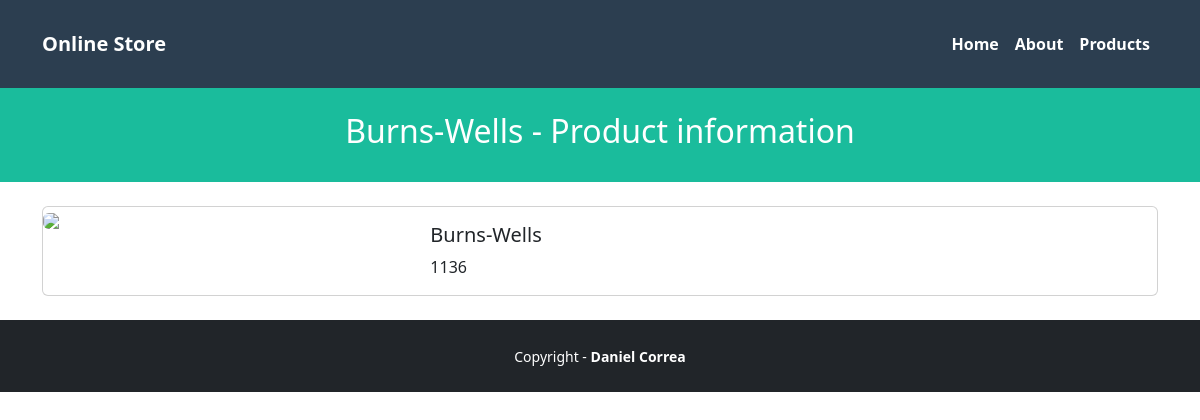
/products/1, run on an earlier commit of the app's database.
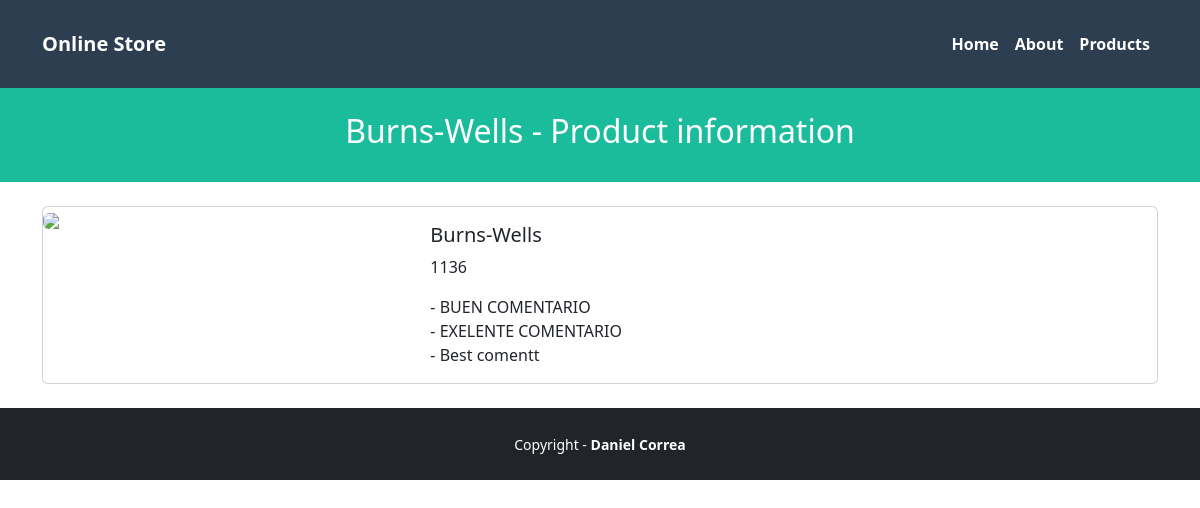
And on a later commit of the database.
### pages/models.py (models this page shows)
class Product(models.Model):
    name = models.CharField(max_length=255)
    price = models.IntegerField()
    created_at = models.DateTimeField(auto_now_add=True)
    updated_at = models.DateTimeField(auto_now=True)

class Comment(models.Model):
    product = models.ForeignKey(Product, on_delete=models.CASCADE)
    description = models.TextField()

### pages/views.py (the view)
# urls.py: path("products/<str:id>", ProductShowView.as_view(), name='show'),
class ProductShowView(View):
    template_name = 'products/show.html'
    def get(self, request, id):
        try:
            product_id = int(id)
            if product_id < 1:
                raise ValueError("Product id must be 1 or greater")
            product = get_object_or_404(Product, pk=product_id)
        except (ValueError, IndexError):
            return HttpResponseRedirect(reverse('home'))
        viewData = {}
        viewData["title"] = product.name + " - Online Store"
        viewData["subtitle"] = product.name + " - Product information"
        viewData["product"] = product
        return render(request, self.template_name, viewData)

### pages/templates/products/show.html (shortened to what this page needs)
{% extends 'pages/base.html' %}
{% block header_title %} {{subtitle}} {% endblock %}
{% block content %}
<div class="card mb-3">
  <div class="row g-0">
    <div class="col-md-4">
      <img src="https://static.djangoproject.com/img/logos/django-logo-positive.svg" class="img-fluid rounded-start">
    </div>
    <div class="col-md-8">
      <div class="card-body">
        <h5 class="card-title">
           {{product.name}}
        </h5>
        {% if product.price > 2000 %}
            <p class="card-text" style="color: red;">{{product.price}}</p>
        {% else %}
            <p class="card-text">{{product.price}}</p>
        {% endif %}
        {% for comment in product.comment_set.all %}
        - {{ comment.description }}<br />
        {% endfor %}
      </div>
    </div>
  </div>
</div>
{% endblock %}

### pages/templates/pages/base.html (shortened to what this page needs)
{% load static %}
<!doctype html>
<html lang="en">
<head>
  <link href="https://cdn.jsdelivr.net/npm/bootstrap@5.3.0-alpha1/dist/css/bootstrap.min.css" rel="stylesheet" />
  <link href="{% static 'pages/app.css' %}" rel="stylesheet" />
</head>
<body>
<nav class="navbar navbar-expand-lg navbar-dark bg-secondary py-4">
  <div class="container">
    <a class="navbar-brand" href="{% url 'home' %}">Online Store</a>
    <div class="collapse navbar-collapse" id="navbarNavAltMarkup">
      <div class="navbar-nav ms-auto">
        <a class="nav-link active" href="{% url 'home' %}">Home</a>
        <a class="nav-link active" href="{% url 'about' %}">About</a>
        <a class="nav-link active" href="{% url 'index' %}">Products</a>
      </div>
    </div>
  </div>
</nav>
<header class="masthead bg-primary text-white text-center py-4">
  <div class="container d-flex align-items-center flex-column">
    <h2>{% block header_title %}A Django EAFIT App{% endblock %}</h2>
  </div>
</header>
<div class="container my-4">
  {% block content %}
  {% endblock %}
</div>
{% block footer %}
<footer class="bg-dark text-white text-center py-4">
  <div class="container">
    <small>
      Copyright -
      <a class="text-reset fw-bold text-decoration-none" target="_blank" href="https://twitter.com/danielgarax">
        Daniel Correa
      </a>
    </small>
  </div>
</footer>
{% endblock %}
</body>
</html>

### pages/static/pages/app.css (style rules this page uses)
.bg-secondary { background-color: #2c3e50 !important; }
.bg-primary { background-color: #1abc9c !important; }
nav { font-weight: 700; }

What changed in the data, as far as the page shows it:
added Comment: description "BUEN COMENTARIO"
added Comment: description "EXELENTE COMENTARIO"
added Comment: description "Best comentt"
